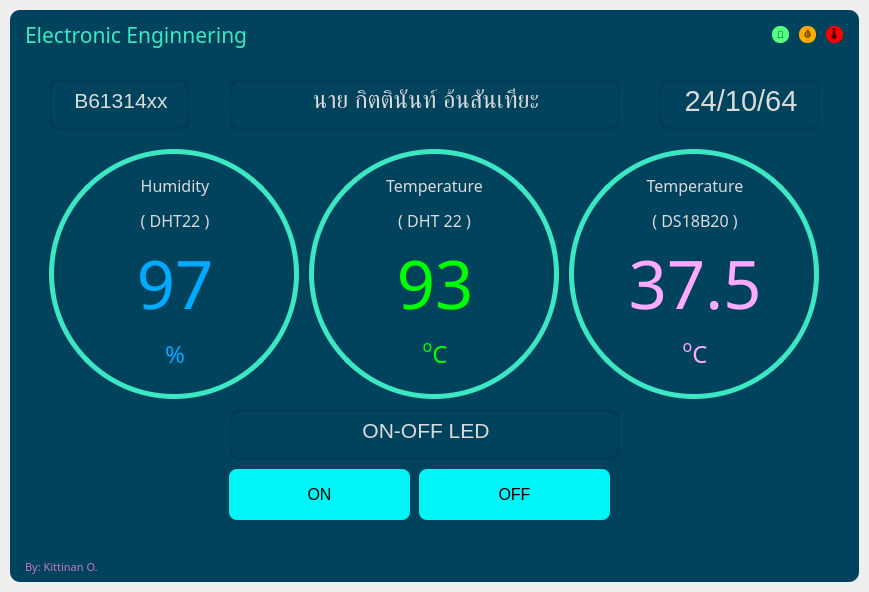
<?xml version="1.0" encoding="UTF-8"?>
<ui version="4.0">
 <class>MainWindow</class>
 <widget class="QMainWindow" name="MainWindow">
  <property name="geometry">
   <rect>
    <x>0</x>
    <y>0</y>
    <width>869</width>
    <height>592</height>
   </rect>
  </property>
  <property name="windowTitle">
   <string>MainWindow</string>
  </property>
  <widget class="QWidget" name="central">
   <layout class="QVBoxLayout" name="drop_Shadow_layout">
    <property name="spacing">
     <number>0</number>
    </property>
    <property name="leftMargin">
     <number>10</number>
    </property>
    <property name="topMargin">
     <number>10</number>
    </property>
    <property name="rightMargin">
     <number>10</number>
    </property>
    <property name="bottomMargin">
     <number>10</number>
    </property>
    <item>
     <widget class="QFrame" name="drop_frame">
      <property name="styleSheet">
       <string notr="true">background-color: rgb(1, 67, 93);
border-radius: 10px;</string>
      </property>
      <property name="frameShape">
       <enum>QFrame::NoFrame</enum>
      </property>
      <property name="frameShadow">
       <enum>QFrame::Raised</enum>
      </property>
      <layout class="QVBoxLayout" name="verticalLayout">
       <property name="spacing">
        <number>0</number>
       </property>
       <property name="leftMargin">
        <number>0</number>
       </property>
       <property name="topMargin">
        <number>0</number>
       </property>
       <property name="rightMargin">
        <number>0</number>
       </property>
       <property name="bottomMargin">
        <number>0</number>
       </property>
       <item>
        <widget class="QFrame" name="title_bar">
         <property name="maximumSize">
          <size>
           <width>16777215</width>
           <height>50</height>
          </size>
         </property>
         <property name="styleSheet">
          <string notr="true">background-color: none;</string>
         </property>
         <property name="frameShape">
          <enum>QFrame::NoFrame</enum>
         </property>
         <property name="frameShadow">
          <enum>QFrame::Raised</enum>
         </property>
         <layout class="QHBoxLayout" name="horizontalLayout">
          <property name="spacing">
           <number>0</number>
          </property>
          <property name="leftMargin">
           <number>0</number>
          </property>
          <property name="topMargin">
           <number>0</number>
          </property>
          <property name="rightMargin">
           <number>0</number>
          </property>
          <property name="bottomMargin">
           <number>0</number>
          </property>
          <item>
           <widget class="QFrame" name="frame_title">
            <property name="maximumSize">
             <size>
              <width>16777215</width>
              <height>16777215</height>
             </size>
            </property>
            <property name="font">
             <font>
              <family>Romantic</family>
              <pointsize>14</pointsize>
             </font>
            </property>
            <property name="frameShape">
             <enum>QFrame::StyledPanel</enum>
            </property>
            <property name="frameShadow">
             <enum>QFrame::Raised</enum>
            </property>
            <layout class="QVBoxLayout" name="verticalLayout_2">
             <property name="spacing">
              <number>0</number>
             </property>
             <property name="leftMargin">
              <number>15</number>
             </property>
             <property name="topMargin">
              <number>0</number>
             </property>
             <property name="rightMargin">
              <number>0</number>
             </property>
             <property name="bottomMargin">
              <number>0</number>
             </property>
             <item>
              <widget class="QLabel" name="label_title">
               <property name="minimumSize">
                <size>
                 <width>0</width>
                 <height>50</height>
                </size>
               </property>
               <property name="font">
                <font>
                 <family>TH Baijam</family>
                 <pointsize>16</pointsize>
                </font>
               </property>
               <property name="styleSheet">
                <string notr="true">color: rgb(60, 231, 195);</string>
               </property>
               <property name="text">
                <string>&lt;html&gt;&lt;head/&gt;&lt;body&gt;&lt;p&gt;Electronic Enginnering&lt;/p&gt;&lt;/body&gt;&lt;/html&gt;</string>
               </property>
               <property name="scaledContents">
                <bool>false</bool>
               </property>
               <property name="alignment">
                <set>Qt::AlignLeading|Qt::AlignLeft|Qt::AlignVCenter</set>
               </property>
              </widget>
             </item>
            </layout>
           </widget>
          </item>
          <item>
           <widget class="QFrame" name="frame_btns">
            <property name="maximumSize">
             <size>
              <width>100</width>
              <height>16777215</height>
             </size>
            </property>
            <property name="frameShape">
             <enum>QFrame::StyledPanel</enum>
            </property>
            <property name="frameShadow">
             <enum>QFrame::Raised</enum>
            </property>
            <layout class="QHBoxLayout" name="horizontalLayout_3">
             <item>
              <widget class="QPushButton" name="btn_maximize">
               <property name="minimumSize">
                <size>
                 <width>16</width>
                 <height>16</height>
                </size>
               </property>
               <property name="maximumSize">
                <size>
                 <width>17</width>
                 <height>17</height>
                </size>
               </property>
               <property name="sizeIncrement">
                <size>
                 <width>0</width>
                 <height>0</height>
                </size>
               </property>
               <property name="font">
                <font>
                 <pointsize>7</pointsize>
                </font>
               </property>
               <property name="styleSheet">
                <string notr="true">QPushButton{
	border:none;
	border-radius: 8px;
	background-color: rgb(85, 255, 127);
}
QPushButton:hover {
	background-color: rgb(85, 255, 127,150);
}</string>
               </property>
               <property name="text">
                <string>💓</string>
               </property>
              </widget>
             </item>
             <item>
              <widget class="QPushButton" name="btn_minimize">
               <property name="minimumSize">
                <size>
                 <width>16</width>
                 <height>16</height>
                </size>
               </property>
               <property name="maximumSize">
                <size>
                 <width>17</width>
                 <height>17</height>
                </size>
               </property>
               <property name="sizeIncrement">
                <size>
                 <width>0</width>
                 <height>0</height>
                </size>
               </property>
               <property name="font">
                <font>
                 <pointsize>7</pointsize>
                </font>
               </property>
               <property name="styleSheet">
                <string notr="true">QPushButton{
	border:none;
	border-radius: 8px;
	background-color: rgb(255, 170, 0);
}
QPushButton:hover {
	background-color: rgb(255, 170, 0,150);
}</string>
               </property>
               <property name="text">
                <string>🩸</string>
               </property>
              </widget>
             </item>
             <item>
              <widget class="QPushButton" name="btn_close">
               <property name="minimumSize">
                <size>
                 <width>16</width>
                 <height>16</height>
                </size>
               </property>
               <property name="maximumSize">
                <size>
                 <width>17</width>
                 <height>17</height>
                </size>
               </property>
               <property name="sizeIncrement">
                <size>
                 <width>0</width>
                 <height>0</height>
                </size>
               </property>
               <property name="font">
                <font>
                 <pointsize>7</pointsize>
                </font>
               </property>
               <property name="styleSheet">
                <string notr="true">QPushButton{
	border:none;
	border-radius: 8px;
	background-color: rgb(255, 0, 0);
}
QPushButton:hover {
	background-color: rgb(255, 0, 0,150);
}</string>
               </property>
               <property name="text">
                <string>🌡</string>
               </property>
              </widget>
             </item>
            </layout>
           </widget>
          </item>
         </layout>
        </widget>
       </item>
       <item>
        <widget class="QFrame" name="content">
         <property name="maximumSize">
          <size>
           <width>16777215</width>
           <height>16777215</height>
          </size>
         </property>
         <property name="styleSheet">
          <string notr="true">background-color: none;</string>
         </property>
         <property name="frameShape">
          <enum>QFrame::StyledPanel</enum>
         </property>
         <property name="frameShadow">
          <enum>QFrame::Raised</enum>
         </property>
         <layout class="QVBoxLayout" name="verticalLayout_4">
          <item>
           <widget class="QStackedWidget" name="stackedWidget">
            <property name="styleSheet">
             <string notr="true">backgroud-color: none;</string>
            </property>
            <property name="currentIndex">
             <number>0</number>
            </property>
            <widget class="QWidget" name="page_home">
             <layout class="QVBoxLayout" name="verticalLayout_5">
              <property name="spacing">
               <number>0</number>
              </property>
              <property name="leftMargin">
               <number>0</number>
              </property>
              <property name="topMargin">
               <number>0</number>
              </property>
              <property name="rightMargin">
               <number>0</number>
              </property>
              <property name="bottomMargin">
               <number>0</number>
              </property>
              <item>
               <widget class="QFrame" name="frame_content_home">
                <property name="frameShape">
                 <enum>QFrame::StyledPanel</enum>
                </property>
                <property name="frameShadow">
                 <enum>QFrame::Raised</enum>
                </property>
                <widget class="QFrame" name="frame_circle_1">
                 <property name="geometry">
                  <rect>
                   <x>30</x>
                   <y>80</y>
                   <width>250</width>
                   <height>250</height>
                  </rect>
                 </property>
                 <property name="minimumSize">
                  <size>
                   <width>250</width>
                   <height>250</height>
                  </size>
                 </property>
                 <property name="styleSheet">
                  <string notr="true">QFrame{
	border-radius: 125px;
	border: 5px solid rgb(60,231,195)
}
QFrame:hover{
	border: 5px solid rgb(105,95,148)
}</string>
                 </property>
                 <property name="frameShape">
                  <enum>QFrame::StyledPanel</enum>
                 </property>
                 <property name="frameShadow">
                  <enum>QFrame::Raised</enum>
                 </property>
                 <layout class="QVBoxLayout" name="verticalLayout_6">
                  <property name="spacing">
                   <number>5</number>
                  </property>
                  <property name="leftMargin">
                   <number>11</number>
                  </property>
                  <property name="topMargin">
                   <number>20</number>
                  </property>
                  <property name="bottomMargin">
                   <number>20</number>
                  </property>
                  <item alignment="Qt::AlignHCenter">
                   <widget class="QLabel" name="label">
                    <property name="sizeIncrement">
                     <size>
                      <width>0</width>
                      <height>0</height>
                     </size>
                    </property>
                    <property name="font">
                     <font>
                      <family>Segoe UI Semibold</family>
                      <pointsize>12</pointsize>
                     </font>
                    </property>
                    <property name="styleSheet">
                     <string notr="true">border: none;
color: rgb(218, 218, 218);</string>
                    </property>
                    <property name="text">
                     <string>&lt;html&gt;&lt;head/&gt;&lt;body&gt;&lt;p&gt;Humidity&lt;/p&gt;&lt;p&gt;( DHT22 )&lt;/p&gt;&lt;/body&gt;&lt;/html&gt;</string>
                    </property>
                    <property name="alignment">
                     <set>Qt::AlignCenter</set>
                    </property>
                   </widget>
                  </item>
                  <item>
                   <widget class="QLabel" name="humid">
                    <property name="sizeIncrement">
                     <size>
                      <width>0</width>
                      <height>0</height>
                     </size>
                    </property>
                    <property name="font">
                     <font>
                      <family>Swis721 LtCn BT</family>
                      <pointsize>50</pointsize>
                     </font>
                    </property>
                    <property name="styleSheet">
                     <string notr="true">border: none;
color: rgb(0, 170, 255);</string>
                    </property>
                    <property name="text">
                     <string>97</string>
                    </property>
                    <property name="alignment">
                     <set>Qt::AlignCenter</set>
                    </property>
                   </widget>
                  </item>
                  <item alignment="Qt::AlignHCenter">
                   <widget class="QLabel" name="label_3">
                    <property name="sizeIncrement">
                     <size>
                      <width>0</width>
                      <height>0</height>
                     </size>
                    </property>
                    <property name="font">
                     <font>
                      <family>Segoe UI Semibold</family>
                      <pointsize>18</pointsize>
                     </font>
                    </property>
                    <property name="styleSheet">
                     <string notr="true">border: none;
color: rgb(0, 170, 255);</string>
                    </property>
                    <property name="text">
                     <string>%</string>
                    </property>
                    <property name="alignment">
                     <set>Qt::AlignCenter</set>
                    </property>
                   </widget>
                  </item>
                 </layout>
                </widget>
                <widget class="QFrame" name="frame_circle_2">
                 <property name="geometry">
                  <rect>
                   <x>290</x>
                   <y>80</y>
                   <width>250</width>
                   <height>250</height>
                  </rect>
                 </property>
                 <property name="minimumSize">
                  <size>
                   <width>250</width>
                   <height>250</height>
                  </size>
                 </property>
                 <property name="styleSheet">
                  <string notr="true">QFrame{
	border-radius: 125px;
	border: 5px solid rgb(60,231,195)
}
QFrame:hover{
	border: 5px solid rgb(105,95,148)
}</string>
                 </property>
                 <property name="frameShape">
                  <enum>QFrame::StyledPanel</enum>
                 </property>
                 <property name="frameShadow">
                  <enum>QFrame::Raised</enum>
                 </property>
                 <layout class="QVBoxLayout" name="verticalLayout_7">
                  <property name="spacing">
                   <number>5</number>
                  </property>
                  <property name="leftMargin">
                   <number>11</number>
                  </property>
                  <property name="topMargin">
                   <number>20</number>
                  </property>
                  <property name="bottomMargin">
                   <number>20</number>
                  </property>
                  <item alignment="Qt::AlignHCenter">
                   <widget class="QLabel" name="label_5">
                    <property name="sizeIncrement">
                     <size>
                      <width>0</width>
                      <height>0</height>
                     </size>
                    </property>
                    <property name="font">
                     <font>
                      <family>Segoe UI Semibold</family>
                      <pointsize>12</pointsize>
                     </font>
                    </property>
                    <property name="styleSheet">
                     <string notr="true">border: none;
color: rgb(218, 218, 218);</string>
                    </property>
                    <property name="text">
                     <string>&lt;html&gt;&lt;head/&gt;&lt;body&gt;&lt;p&gt;Temperature&lt;/p&gt;&lt;p&gt;( DHT 22 )&lt;/p&gt;&lt;/body&gt;&lt;/html&gt;</string>
                    </property>
                    <property name="alignment">
                     <set>Qt::AlignCenter</set>
                    </property>
                   </widget>
                  </item>
                  <item>
                   <widget class="QLabel" name="label_6">
                    <property name="sizeIncrement">
                     <size>
                      <width>0</width>
                      <height>0</height>
                     </size>
                    </property>
                    <property name="font">
                     <font>
                      <family>Swis721 LtCn BT</family>
                      <pointsize>50</pointsize>
                     </font>
                    </property>
                    <property name="styleSheet">
                     <string notr="true">border: none;
color: rgb(0, 255, 0);</string>
                    </property>
                    <property name="text">
                     <string>93</string>
                    </property>
                    <property name="alignment">
                     <set>Qt::AlignCenter</set>
                    </property>
                   </widget>
                  </item>
                  <item>
                   <widget class="QLabel" name="label_12">
                    <property name="sizeIncrement">
                     <size>
                      <width>0</width>
                      <height>0</height>
                     </size>
                    </property>
                    <property name="font">
                     <font>
                      <family>Segoe UI Semibold</family>
                      <pointsize>18</pointsize>
                     </font>
                    </property>
                    <property name="styleSheet">
                     <string notr="true">border: none;
color: rgb(0, 255, 0);</string>
                    </property>
                    <property name="text">
                     <string>&lt;html&gt;&lt;head/&gt;&lt;body&gt;&lt;p&gt;&lt;span style=&quot; vertical-align:super;&quot;&gt;o&lt;/span&gt;C&lt;/p&gt;&lt;/body&gt;&lt;/html&gt;</string>
                    </property>
                    <property name="alignment">
                     <set>Qt::AlignCenter</set>
                    </property>
                   </widget>
                  </item>
                 </layout>
                </widget>
                <widget class="QFrame" name="frame_circle_3">
                 <property name="geometry">
                  <rect>
                   <x>550</x>
                   <y>80</y>
                   <width>250</width>
                   <height>250</height>
                  </rect>
                 </property>
                 <property name="minimumSize">
                  <size>
                   <width>250</width>
                   <height>250</height>
                  </size>
                 </property>
                 <property name="styleSheet">
                  <string notr="true">QFrame{
	border-radius: 125px;
	border: 5px solid rgb(60,231,195)
}
QFrame:hover{
	border: 5px solid rgb(105,95,148)
}</string>
                 </property>
                 <property name="frameShape">
                  <enum>QFrame::StyledPanel</enum>
                 </property>
                 <property name="frameShadow">
                  <enum>QFrame::Raised</enum>
                 </property>
                 <layout class="QVBoxLayout" name="verticalLayout_8">
                  <property name="spacing">
                   <number>5</number>
                  </property>
                  <property name="leftMargin">
                   <number>11</number>
                  </property>
                  <property name="topMargin">
                   <number>20</number>
                  </property>
                  <property name="bottomMargin">
                   <number>20</number>
                  </property>
                  <item>
                   <widget class="QLabel" name="label_9">
                    <property name="sizeIncrement">
                     <size>
                      <width>0</width>
                      <height>0</height>
                     </size>
                    </property>
                    <property name="font">
                     <font>
                      <family>Segoe UI Semibold</family>
                      <pointsize>12</pointsize>
                     </font>
                    </property>
                    <property name="styleSheet">
                     <string notr="true">border: none;
color: rgb(218, 218, 218);</string>
                    </property>
                    <property name="text">
                     <string>&lt;html&gt;&lt;head/&gt;&lt;body&gt;&lt;p&gt;Temperature&lt;/p&gt;&lt;p&gt;( DS18B20 )&lt;/p&gt;&lt;/body&gt;&lt;/html&gt;</string>
                    </property>
                    <property name="alignment">
                     <set>Qt::AlignCenter</set>
                    </property>
                   </widget>
                  </item>
                  <item>
                   <widget class="QLabel" name="TempDS">
                    <property name="sizeIncrement">
                     <size>
                      <width>0</width>
                      <height>0</height>
                     </size>
                    </property>
                    <property name="font">
                     <font>
                      <family>Swis721 LtCn BT</family>
                      <pointsize>50</pointsize>
                     </font>
                    </property>
                    <property name="styleSheet">
                     <string notr="true">border: none;
color: rgb(255, 170, 255);</string>
                    </property>
                    <property name="text">
                     <string>37.5</string>
                    </property>
                    <property name="alignment">
                     <set>Qt::AlignCenter</set>
                    </property>
                   </widget>
                  </item>
                  <item>
                   <widget class="QLabel" name="label_11">
                    <property name="sizeIncrement">
                     <size>
                      <width>0</width>
                      <height>0</height>
                     </size>
                    </property>
                    <property name="font">
                     <font>
                      <family>Segoe UI Semibold</family>
                      <pointsize>18</pointsize>
                     </font>
                    </property>
                    <property name="styleSheet">
                     <string notr="true">border: none;
color: rgb(255, 170, 255);</string>
                    </property>
                    <property name="text">
                     <string>&lt;html&gt;&lt;head/&gt;&lt;body&gt;&lt;p&gt;&lt;span style=&quot; vertical-align:super;&quot;&gt;o&lt;/span&gt;C&lt;/p&gt;&lt;/body&gt;&lt;/html&gt;</string>
                    </property>
                    <property name="alignment">
                     <set>Qt::AlignCenter</set>
                    </property>
                   </widget>
                  </item>
                 </layout>
                </widget>
                <widget class="QPushButton" name="onsw">
                 <property name="geometry">
                  <rect>
                   <x>210</x>
                   <y>400</y>
                   <width>181</width>
                   <height>51</height>
                  </rect>
                 </property>
                 <property name="font">
                  <font>
                   <pointsize>12</pointsize>
                  </font>
                 </property>
                 <property name="styleSheet">
                  <string notr="true">QPushButton{
	border:none;
	border-radius: 8px;
	background-color: rgb(0, 246, 246);
}
QPushButton:hover {
	background-color: rgb(0, 246, 246,150);
}</string>
                 </property>
                 <property name="text">
                  <string>ON</string>
                 </property>
                </widget>
                <widget class="QLabel" name="label_18">
                 <property name="geometry">
                  <rect>
                   <x>210</x>
                   <y>10</y>
                   <width>391</width>
                   <height>51</height>
                  </rect>
                 </property>
                 <property name="styleSheet">
                  <string notr="true">background-color:rgba(0,0,0,0);
border:3px solid rgba(0,0,0,20);
color: rgb(218, 218, 218);
padding-bottom:7px</string>
                 </property>
                 <property name="text">
                  <string>&lt;html&gt;&lt;head/&gt;&lt;body&gt;&lt;p align=&quot;center&quot;&gt;&lt;span style=&quot; font-size:18pt;&quot;&gt;นาย กิตตินันท์ อ้นสันเทียะ&lt;/span&gt;&lt;/p&gt;&lt;/body&gt;&lt;/html&gt;</string>
                 </property>
                </widget>
                <widget class="QLabel" name="label_19">
                 <property name="geometry">
                  <rect>
                   <x>30</x>
                   <y>10</y>
                   <width>141</width>
                   <height>51</height>
                  </rect>
                 </property>
                 <property name="styleSheet">
                  <string notr="true">background-color:rgba(0,0,0,0);
border:3px solid rgba(0,0,0,20);
color: rgb(218, 218, 218);
padding-bottom:7px</string>
                 </property>
                 <property name="text">
                  <string>&lt;html&gt;&lt;head/&gt;&lt;body&gt;&lt;p align=&quot;center&quot;&gt;&lt;span style=&quot; font-size:16pt;&quot;&gt;B61314xx&lt;/span&gt;&lt;/p&gt;&lt;/body&gt;&lt;/html&gt;</string>
                 </property>
                </widget>
                <widget class="QLabel" name="label_20">
                 <property name="geometry">
                  <rect>
                   <x>640</x>
                   <y>10</y>
                   <width>161</width>
                   <height>51</height>
                  </rect>
                 </property>
                 <property name="font">
                  <font>
                   <family>MS Shell Dlg 2</family>
                  </font>
                 </property>
                 <property name="styleSheet">
                  <string notr="true">background-color:rgba(0,0,0,0);
border:3px solid rgba(0,0,0,20);
color: rgb(218, 218, 218);
padding-bottom:7px</string>
                 </property>
                 <property name="text">
                  <string>&lt;html&gt;&lt;head/&gt;&lt;body&gt;&lt;p align=&quot;center&quot;&gt;&lt;span style=&quot; font-size:22pt;&quot;&gt;24/10/64&lt;/span&gt;&lt;/p&gt;&lt;/body&gt;&lt;/html&gt;</string>
                 </property>
                </widget>
                <widget class="QPushButton" name="offsw">
                 <property name="geometry">
                  <rect>
                   <x>400</x>
                   <y>400</y>
                   <width>191</width>
                   <height>51</height>
                  </rect>
                 </property>
                 <property name="font">
                  <font>
                   <pointsize>12</pointsize>
                  </font>
                 </property>
                 <property name="styleSheet">
                  <string notr="true">QPushButton{
	border:none;
	border-radius: 8px;
	background-color: rgb(0, 246, 246);
}
QPushButton:hover {
	background-color: rgb(0, 246, 246,150);
}</string>
                 </property>
                 <property name="text">
                  <string>OFF</string>
                 </property>
                </widget>
                <widget class="QLabel" name="label_21">
                 <property name="geometry">
                  <rect>
                   <x>210</x>
                   <y>340</y>
                   <width>391</width>
                   <height>51</height>
                  </rect>
                 </property>
                 <property name="styleSheet">
                  <string notr="true">background-color:rgba(0,0,0,0);
border:3px solid rgba(0,0,0,20);
color: rgb(218, 218, 218);
padding-bottom:7px</string>
                 </property>
                 <property name="text">
                  <string>&lt;html&gt;&lt;head/&gt;&lt;body&gt;&lt;p align=&quot;center&quot;&gt;&lt;span style=&quot; font-size:16pt;&quot;&gt;ON-OFF LED&lt;/span&gt;&lt;/p&gt;&lt;/body&gt;&lt;/html&gt;</string>
                 </property>
                </widget>
               </widget>
              </item>
             </layout>
            </widget>
            <widget class="QWidget" name="page_credits">
             <widget class="QFrame" name="frame_content_credits">
              <property name="geometry">
               <rect>
                <x>700</x>
                <y>360</y>
                <width>120</width>
                <height>80</height>
               </rect>
              </property>
              <property name="frameShape">
               <enum>QFrame::StyledPanel</enum>
              </property>
              <property name="frameShadow">
               <enum>QFrame::Raised</enum>
              </property>
             </widget>
            </widget>
           </widget>
          </item>
         </layout>
        </widget>
       </item>
       <item>
        <widget class="QFrame" name="credit">
         <property name="maximumSize">
          <size>
           <width>16777215</width>
           <height>40</height>
          </size>
         </property>
         <property name="styleSheet">
          <string notr="true">background-color: none;</string>
         </property>
         <property name="frameShape">
          <enum>QFrame::NoFrame</enum>
         </property>
         <property name="frameShadow">
          <enum>QFrame::Raised</enum>
         </property>
         <layout class="QHBoxLayout" name="horizontalLayout_2">
          <property name="spacing">
           <number>0</number>
          </property>
          <property name="leftMargin">
           <number>0</number>
          </property>
          <property name="topMargin">
           <number>0</number>
          </property>
          <property name="rightMargin">
           <number>0</number>
          </property>
          <property name="bottomMargin">
           <number>0</number>
          </property>
          <item>
           <widget class="QFrame" name="fram_grip">
            <property name="frameShape">
             <enum>QFrame::StyledPanel</enum>
            </property>
            <property name="frameShadow">
             <enum>QFrame::Raised</enum>
            </property>
            <layout class="QVBoxLayout" name="verticalLayout_3">
             <property name="spacing">
              <number>0</number>
             </property>
             <property name="leftMargin">
              <number>15</number>
             </property>
             <property name="topMargin">
              <number>0</number>
             </property>
             <property name="rightMargin">
              <number>0</number>
             </property>
             <property name="bottomMargin">
              <number>0</number>
             </property>
             <item>
              <widget class="QLabel" name="label_credits">
               <property name="font">
                <font>
                 <family>Romantic</family>
                 <pointsize>8</pointsize>
                </font>
               </property>
               <property name="styleSheet">
                <string notr="true">color: rgb(200, 120, 183);</string>
               </property>
               <property name="text">
                <string>By: Kittinan O.</string>
               </property>
              </widget>
             </item>
            </layout>
           </widget>
          </item>
          <item>
           <widget class="QFrame" name="frame_label_credits">
            <property name="minimumSize">
             <size>
              <width>30</width>
              <height>30</height>
             </size>
            </property>
            <property name="maximumSize">
             <size>
              <width>30</width>
              <height>30</height>
             </size>
            </property>
            <property name="frameShape">
             <enum>QFrame::StyledPanel</enum>
            </property>
            <property name="frameShadow">
             <enum>QFrame::Raised</enum>
            </property>
           </widget>
          </item>
         </layout>
        </widget>
       </item>
      </layout>
     </widget>
    </item>
   </layout>
  </widget>
 </widget>
 <resources/>
 <connections/>
</ui>
